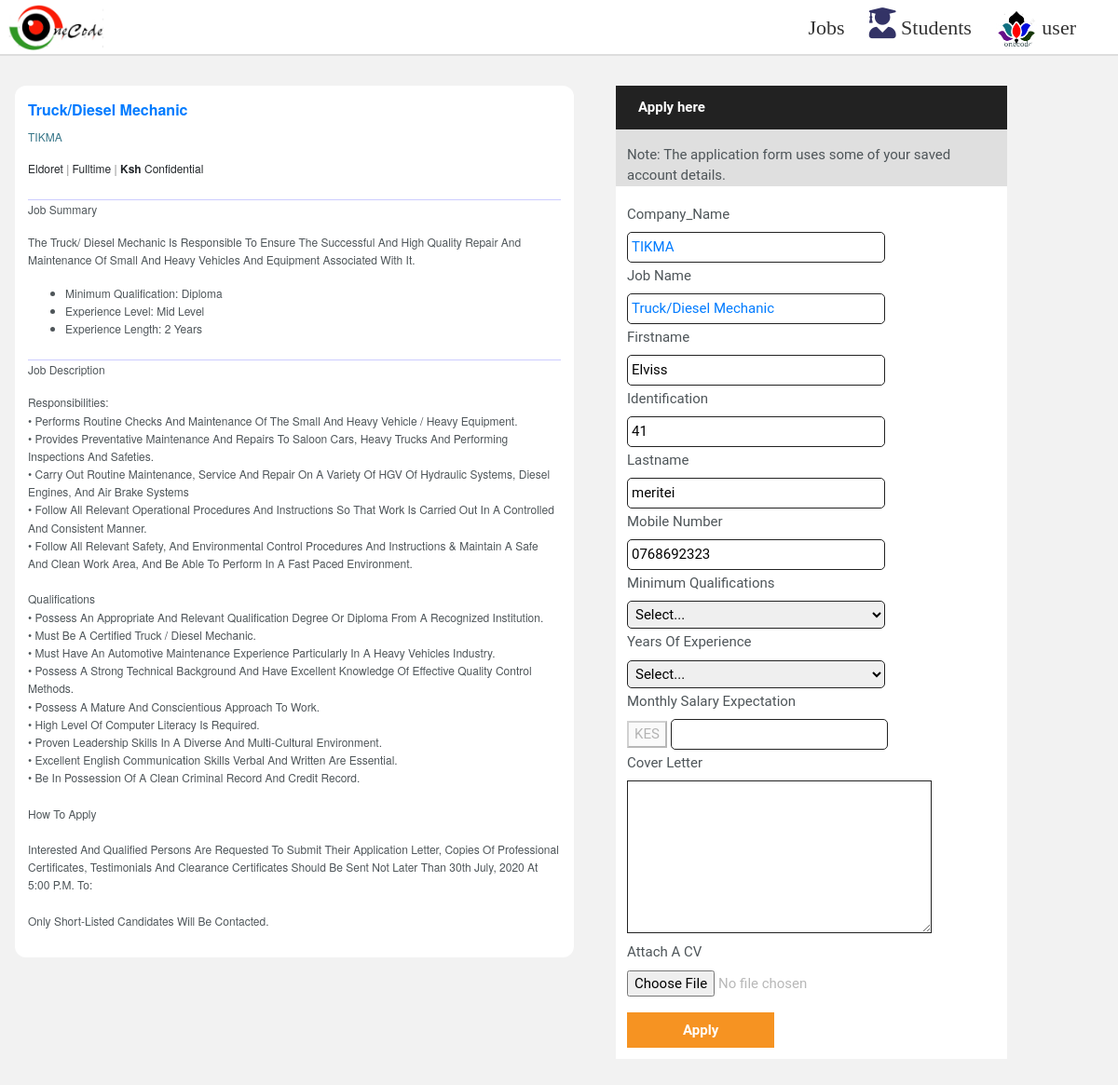
Screenshot of /jobapplication?companyname=78 (signed in) with the database file from the repository.
### tables this page shows
CREATE TABLE `job_seeker_registration` (
  `id` int(11) NOT NULL,
  `username` varchar(100) NOT NULL,
  `firstname` tinytext NOT NULL,
  `lastname` tinytext NOT NULL,
  `email` varchar(100) NOT NULL,
  `phonenumber` int(11) NOT NULL,
  `gender` varchar(20) NOT NULL,
  `profileimage` varchar(250) DEFAULT NULL,
  `password` longtext NOT NULL
);

### includes/session.php (called while the page is built, shortened)
<?php
include 'includes/dbconnection.php';
$sql = "SELECT * FROM job_seeker_registration  WHERE  id = '".$_SESSION['id']."'";
$stmt = $conn->query($sql);
$user = $stmt->fetch(PDO::FETCH_ASSOC);
?>

### jobapplication.php (the view, shortened to what this page needs)
<!DOCTYPE html>
<html lang="en">
<head>
    <head>
        <link rel="stylesheet" href="stylesheets/jobapplication.css?v=<?php echo time()   ?>">
    </head>
<body>
    <?php include_once "homepageheader.php";
  ?>
    <?php
require 'includes/dbconnection.php';
?>
    <div class="jobsheader">
        <div class="jobsin">
            <a class="goto" href="#">
                <p class="jobname"><?php echo $_SESSION['jobname']; ?></p>
            </a>
            <p class="companyname"><?php echo  $_SESSION['companyname']; ?></p>
            <span id="some" class="joblocation"><?php echo  $_SESSION['joblocation']; ?><span style='color:gray'> |
                </span>
                <span id="some" class="employment_type"> <?php  echo $_SESSION['employment_type']; ?>
                    <span id="some" class="jobsalary"><span style='color:gray'> | </span><span
                            style='font-weight:bold'>Ksh </span><?php echo $_SESSION['jobsalary']; ?></span>
                    <div class="jobsumarry"><?php echo  $_SESSION['joboverview'] ?></div>
                    <div class="jobsumarry"><?php echo  $_SESSION['jobduties'] ?></div>
        </div>
    </div>
    <?php
   $id = $_SESSION['id'];
   $sql = "SELECT* FROM job_seeker_registration WHERE id=?";
   $stmt = $conn->prepare($sql);
   $stmt->execute([$id]);
   $result=$stmt->rowcount();
   if($result>0){
       while($row = $stmt->fetch()){
          $firstname= $row->firstname;
          $lastname =  $row->lastname;
          $phoneno= $row->phonenumber;
          $identification=$row->id;
       }
    }
?>
    <div class="apply">
        <div class="jobto">
            <div class="applyhere">
                <p class="note">Apply here</p>
                <p class="somenotes">Note: The application form uses some of your saved account details. </p>
            </div>
            <div class="accountdetails">
                <form action="includes/jobaplly.php" enctype="multipart/form-data" method="post" id="getch">
                    <label for="job_id">Company_Name</label> <br>
                    <input type="text" name="companyname" class="offset" id="txt"
                        value="<?php echo  $_SESSION['companyname'] ?>" readonly> <br>
                    <label for="firstaname">Job Name</label> <br>
                    <input type="text" name="jbname" class="offset" id="txt" value="<?php echo $_SESSION['jobname'] ?>"
                        readonly> <br>
                    <label for="firstaname">firstname</label> <br>
                    <input type="text" name="fname" id="txt" value="<?php echo $firstname  ?>" readonly> <br>
                    <label for="identification">Identification</label> <br>
                    <input type="text" name="identify" id="txt" value="<?php echo $identification  ?>" readonly> <br>
                    <label for="lastname">Lastname</label> <br>
                    <input type="text" name="lname" id="txt" value="<?php echo $lastname          ?>" readonly> <br>
                    <label for="phone">Mobile Number</label><br>
                    <input type="number" name="phonenumber" id="txt" value="<?php     echo    '0'.$phoneno          ?>"
                        readonly> <br>
                    <label for="qualifications">Minimum qualifications</label> <br>
                    <select name="Qualifications" id="qualification" required>
                        <option value="">Select...</option>
                    </select> <br>
                    <label for="Experience">Years of Experience</label> <br>
                    <select name="experience" id="experiecedyrs" required>
                        <option value="">Select...</option>
                    </select> <br>
                    <label for="salaryexpected">Monthly Salary Expectation</label> <br>
                    <button type="button" class="disable" disabled><span>KES</span></button>
                    <input type="number" name="salary" id="txtadd" required>
                     <br>
                    <label for="coverletter">Cover Letter</label> <br>
                    <textarea name="coverletter" rows="7" cols="34" required></textarea> <br>
                    <label for="cvattatch"> Attach a CV</label> <br>
                    <input type="file" name="CV" required> <br>
                    <br>
                    <input type="submit" name="apply-Job" value="Apply">
                </form>
            </div>
        </div>
    </div>
<br>
</body>
</html>

### homepageheader.php (shortened to what this page needs)
<?php
include "includes/session.php";
?>
<!DOCTYPE html>
<html lang="en">
<head>
    <link rel="stylesheet" href="https://use.fontawesome.com/releases/v5.13.1/css/all.css"
>
    <link rel="stylesheet" href="https://stackpath.bootstrapcdn.com/bootstrap/4.5.0/css/bootstrap.min.css"
>
    <link rel="stylesheet" href="https://cdnjs.cloudflare.com/ajax/libs/font-awesome/4.7.0/css/font-awesome.min.css">
    <link rel="stylesheet" href="stylesheets/homepage.css?v=<?php echo time()  ?>">
</head>
<body class="jobbbbs">
    <?php
     $sqlprofile = "SELECT profileimage  FROM job_seeker_registration WHERE id=$user[id]";
     $result = $conn->query($sqlprofile);
     $resultcount = $result->rowcount();
     if($resultcount>0){
         while($row=$result->fetch()){
             $image = $row->profileimage;
             if($image == NULL){
                 ?>
   <div class="navgation">
        <div class="header">
            <div class="logo"><a href="homepage"><img id="mylogo" src="index images\mylogo for (2).PNG" alt="logo"></a></div>
            <ul class="main">
            <li ><a href="homepage">Jobs</a></li>
            <li><a href="#"><i class="fas fa-user-graduate"></i> Students</a></li>
                    <li><a href="#"><img src="profiles/mainpic.png" class='profle'></img> user</a>
                <ul>
                        <li><a href="#"><?php echo $user['firstname'];  ?></a></li>
                        <li><a href="careerprofile">Career</a></li>
                        <li>
                            <form action="includes/logout.php" method="post">
                              <a href="#"><button id="logout" type="submit" name="logout"><i class="fas fa-sign-out-alt"></i> logout</button></a>
                            </form>
                        </li>
                    </ul>
                </li>
            </ul>
        </div>
    </div>
                 <?php
             }else{
?>
    <div class="navgation">
        <div class="header">
            <div class="logo"><a href="homepage"><img id="mylogo" src="index images\mylogo for (2).PNG" alt="logo"></a></div>
            <ul class="main">
            <li ><a href="homepage">Jobs</a></li>
            <li><a href="#"><i class="fas fa-user-graduate"></i> Students</a></li>
                    <li><a href="#"><img src="profiles/<?php echo $image?>?<?php mt_rand()?>" class='profle'></img> user</a>
                </li>
            </ul>
        </div>
    </div>
<?php
             }
         }
     }else{
         echo "SQL ERROR";
     }
    ?>
</body>

### stylesheets/jobapplication.css (style rules this page uses)
.jobsheader { margin-top: 2em; max-width: 50%; margin-left: 1em; border-radius: 12px; }
.offset { color: #007bff; }
.jobsin { border-radius: 12px; overflow: hidden; display: flex; flex-direction: column; font-family: Helvetica Neue, Helvetica, Arial, Liberation Sans, Roboto, Noto, sans-serif; background-color: white; padding: 14px; text-decoration: none; float: left; clear: both; margin-bottom: 3em; }
.jobname { color: #007bff; font-weight: bolder; font-size: 16px; margin-bottom: 8px; }
#some { font-size: 12px; text-transform: capitalize; }
.companyname { font-size: 12px; margin-top: 0px; color: #367588; text-transform: capitalize; }
.jobsumarry { border-top: 1px solid #ccccff; color: #4e5559; margin-top: 2em; line-height: 1.6; font-size: 0.75rem; }
.goto { text-decoration: none; }
.apply { font-size: 15px; margin-left: 3em; background-color: #fff; width: 35%; overflow: hidden; float: left; margin-bottom: 3em; }
.jobto { font-family: Roboto, sans-serif; }
.applyhere { background-color: #1112; }
.note { background-color: #222; padding: 12px 24px; color: white; font-weight: 700; }
.somenotes { padding: 0px 12px; color: #4e5559; width: 96%; }
#getch { padding: 0px 12px; color: #4e5559; padding-bottom: 12px; }
label { text-transform: capitalize; padding-top: 3px; }
#txt { width: 70%; padding: 4px; border-radius: 5px; border: 1px solid #222; }
#txtadd { width: 59%; padding: 4px; border-radius: 5px; border: 1px solid #222; }
select { width: 70%; padding: 4px; border-radius: 5px; border: 1px solid #222; }
input[type="submit"] { background-color: #f69322; outline: none; color: #fff; font-weight: 600; border: none; width: 40%; padding: 8px 20px; cursor: pointer; }
input[type="file"] { cursor: pointer; }
textarea { cursor: text; border: 1px solid #222; }

### stylesheets/homepage.css (style rules this page uses)
.jobbbbs { margin: 0px; background-color: #f2f2f2; }
.profle { height: 2em; width: 2em; border-radius: 50%; }
.navgation { position: sticky; top: 0px; height: 60px; width: 100%; background-color: #ffff; border-bottom: 2px solid #ddd; }
.logo #mylogo { height: 3.7em; float: left; padding-top: 5px; padding-bottom: 5px; margin-left: 0.5em; border-radius: 4px 1px 4px 1px; }
.fa-user-graduate { color: #333366; font-size: 1.5em; }
.header { line-height: 60px; }
.header ul { float: right; margin-right: 2rem; }
.header ul li { float: left; list-style: none; position: relative; padding: 0px 13px; }
.header ul li a { display: block; font-family: "coda"; color: #333; font-size: 22px; text-decoration: none; font-weight: 400 !important; }
input[type="file"] { outline: none; border: none; color: #b8b8b8; position: absolute; }

### rows the page displays
job_seeker_registration: profileimage (picture), fname "Elviss", identify "41", lname "meritei", phonenumber "0768692323"

### other values shown
$_SESSION['jobname'] "Truck/Diesel Mechanic"
$_SESSION['companyname'] "TIKMA"
$_SESSION['joblocation'] "Eldoret"
$_SESSION['employment_type'] "Fulltime"
$_SESSION['jobsalary'] "Confidential"
